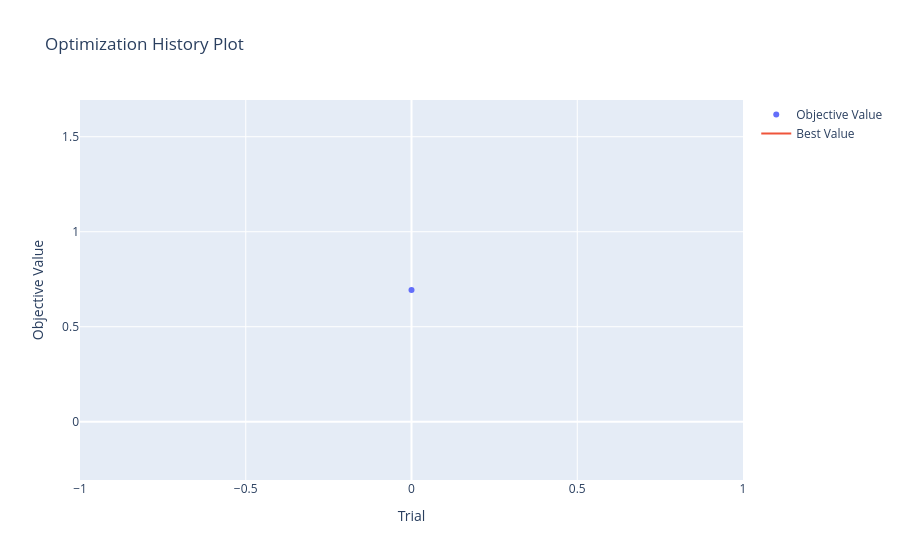

Here is the notebook cell this chart was saved with:
### Code cell
# Visualize optimization history across trials to track metric improvement, convergence, and search progress.
vis.plot_optimization_history(study)

### Figure 1 — Plotly figure (JSON) as saved in the notebook; plotly's stock layout.template omitted (floating-point values rounded to 4 significant figures)
{"data": [{"mode": "markers", "name": "Objective Value", "type": "scatter", "x": [0], "y": [0.6933]}, {"mode": "lines", "name": "Best Value", "type": "scatter", "x": [0], "y": [0.6933]}, {"marker": {"color": "#cccccc"}, "mode": "markers", "name": "Infeasible Trial", "showlegend": false, "type": "scatter", "x": [], "y": []}], "layout": {"title": {"text": "Optimization History Plot"}, "xaxis": {"title": {"text": "Trial"}}, "yaxis": {"title": {"text": "Objective Value"}}}}
